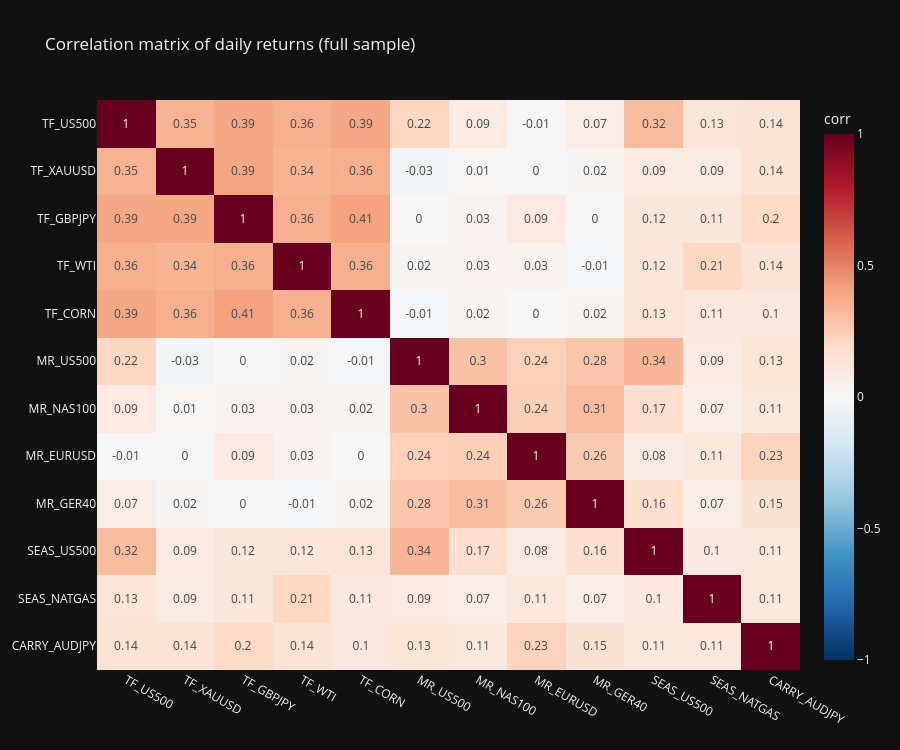

The notebook cell saved with this chart:
### Markdown cell above
Correlations are part of the data generator, so we can look at them right away. Left: the correlation matrix of the daily returns over the whole sample. Strategies in the same family (average 0.37 among trend following, 0.27 among mean reversion), on the same instrument or in the same asset class are the most correlated; trend following against mean reversion is about zero on average.

### Code cell
corr_raw = raw.corr()
fig = go.Figure(go.Heatmap(z=corr_raw.values, x=corr_raw.columns, y=corr_raw.columns, zmin=-1, zmax=1, zmid=0,
                           colorscale="RdBu_r", text=corr_raw.round(2).values, texttemplate="%{text}", colorbar_title="corr"))
fig.update_layout(title="Correlation matrix of daily returns (full sample)", height=750, yaxis_autorange="reversed")
fig.show()

### Figure 1 — Plotly figure (JSON) as saved in the notebook; plotly's stock layout.template omitted (floating-point values rounded to 4 significant figures; data arrays with more than 128 entries replaced by an {"elided": "..."} marker saying what was removed)
{"data": [{"colorbar": {"title": {"text": "corr"}}, "colorscale": [[0, "rgb(5,48,97)"], [0.1, "rgb(33,102,172)"], [0.2, "rgb(67,147,195)"], [0.3, "rgb(146,197,222)"], [0.4, "rgb(209,229,240)"], [0.5, "rgb(247,247,247)"], [0.6, "rgb(253,219,199)"], [0.7, "rgb(244,165,130)"], [0.8, "rgb(214,96,77)"], [0.9, "rgb(178,24,43)"], [1, "rgb(103,0,31)"]], "text": {"elided": "12x12 float values"}, "texttemplate": "%{text}", "type": "heatmap", "x": ["TF_US500", "TF_XAUUSD", "TF_GBPJPY", "TF_WTI", "TF_CORN", "MR_US500", "MR_NAS100", "MR_EURUSD", "MR_GER40", "SEAS_US500", "SEAS_NATGAS", "CARRY_AUDJPY"], "y": ["TF_US500", "TF_XAUUSD", "TF_GBPJPY", "TF_WTI", "TF_CORN", "MR_US500", "MR_NAS100", "MR_EURUSD", "MR_GER40", "SEAS_US500", "SEAS_NATGAS", "CARRY_AUDJPY"], "z": {"elided": "12x12 float values"}, "zmax": 1, "zmid": 0, "zmin": -1}], "layout": {"height": 750, "title": {"text": "Correlation matrix of daily returns (full sample)"}, "yaxis": {"autorange": "reversed"}}}
